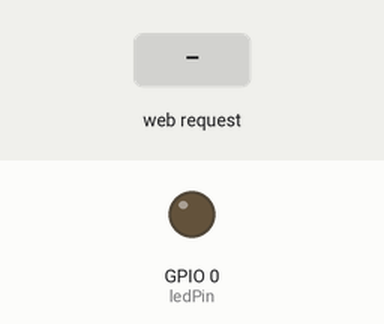
Simulated run of this sketch. Board: ESP8266 (NodeMCU). Shown: output pins drawn as LEDs (lit = HIGH). The inputs (shaded band) are chosen by the test bench. WiFi joins after 1.5 s; servers stay silent unless stated; what the sketch prints to the serial monitor is not drawn.

Above: at 2.8 s.
2.9 s: HTTP request GET /LED=ON received
At 3.5 s:
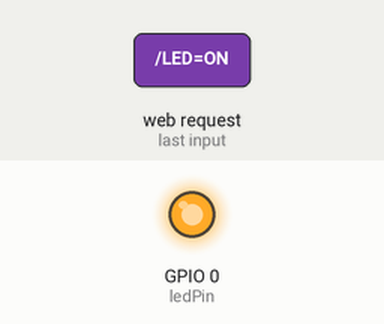
4.4 s: HTTP request GET /LED=OFF received
At 5.8 s:
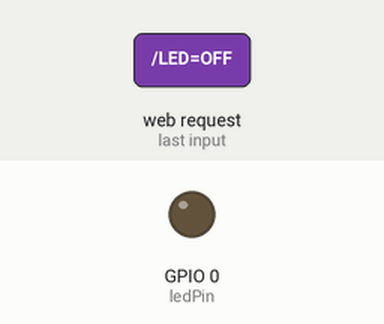
Timing chart, 0 to 7.4 s (numbered marks = the images above; inputs shaded):
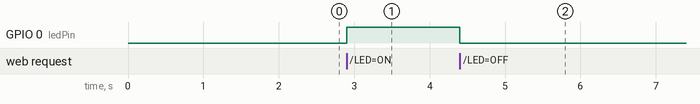

The sketch:

Control_over_wifi.ino
```cpp
#include <ESP8266WiFi.h>

const char* ssid = "SSID";
const char* password = "PASSWORD";

int ledPin = 0;         // Pin D3
WiFiServer server(80);

void setup()
{
  Serial.begin(115200);
  delay(100);
  pinMode(ledPin, OUTPUT);
  digitalWrite(ledPin, LOW);

  // Wifi connection
  Serial.println();
  Serial.print("Connecting to ");
  Serial.println(ssid);
  WiFi.begin(ssid, password);               // Start wifi connection
  while (WiFi.status() != WL_CONNECTED)     // Visual representation of the connexion
  {
    delay(500);
    Serial.print(".");
  }

  // Wifi connected
  Serial.println("WiFi connected");

  // Server startup
  server.begin();
  Serial.println("Server started !");

  // Display the IP address to connect to
  Serial.print("Use this IP address to connect :");
  Serial.print("http://");
  Serial.print(WiFi.localIP());
  Serial.println("/");

}

void loop()
{
WiFiClient client;


  // Is the client connected ?
  client = server.available();
  if (!client)
  {
    return;
  }

  // Wait for the client to send request
  Serial.println("new client");
  while(!client.available()){
    delay(1);
  }

  String request = client.readStringUntil('\r');
  Serial.println(request);
  client.flush();

  int value = LOW;
  if (request.indexOf("/LED=ON") != -1)  { // Turning on the light
    digitalWrite(ledPin, HIGH);
    value = HIGH;
  }
  if (request.indexOf("/LED=OFF") != -1)  { // Turning off the light
    digitalWrite(ledPin, LOW);
  }

  // Response
  client.println("HTTP/1.1 200 OK");
  client.println("Content-Type: text/html");
  client.println("");
  client.println("<!DOCTYPE HTML>");
  client.println("<html>");

  client.print("LED state : ");

  if(value == HIGH) {
    client.print("On");
  } else {
    client.print("Off");
  }
  client.println("<br><br>");
  client.println("<a href=\"/LED=ON\"\"><button>Turn on </button></a>");
  client.println("<a href=\"/LED=OFF\"\"><button>Turn off </button></a><br />");
  client.println("</html>");

  delay(1);
  Serial.println("Client disconnected");
  Serial.println("");

}
```

Measured:
- after the input at 2.9 s, GPIO 0 (ledPin): LOW → HIGH at once
- after the input at 4.4 s, GPIO 0 (ledPin): HIGH → LOW at once
